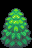

This is a level from a 2D game, rendered from its Tiled map with the project's own tilesets. A one-line summary and the complete map file follow:
An orthogonal 2x3 tile map with 16x16 px tiles, 1 tile layer (Camada de Tiles 1).

<map version="1.5" tiledversion="1.6.0" orientation="orthogonal" renderorder="right-down" width="2" height="3" tilewidth="16" tileheight="16" infinite="0" nextlayerid="2" nextobjectid="1">
 <tileset firstgid="1" source="outside.tsx" />
 <layer id="1" name="Camada de Tiles 1" width="2" height="3">
  <data encoding="csv">
385,386,
437,438,
489,490
</data>
 </layer>
</map>
